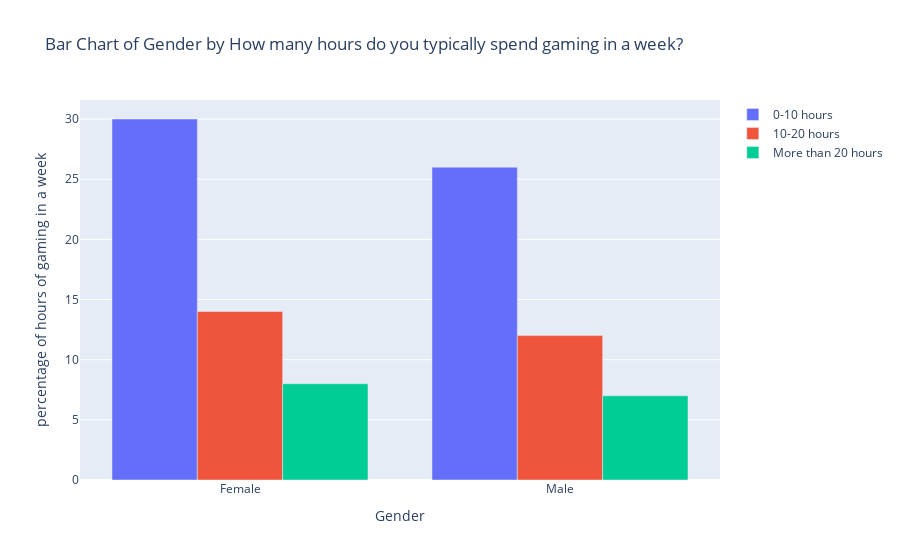

Notebook cell for this chart:
### Markdown cell above
<div 
style="
/* color:white;
background-color:#141414; */
color:black;
background-color:#d9d9d9;
border-radius:10px;
padding:1%;
font-size:1em;
border: 1px solid #3f37c9;
"> 
🔎 <b>We can see that:</b>
<ul>
    <li>53% of people in this dataset are Females.</li>
    <li>46% of people in this dataset are Males.</li>
</ul></div>

### Code cell
gender_col = df_coloumns[1]  # Gender column
hours_col = df_coloumns[4]  # hours column

# Group by Gender and hours, and count the percentage of occurrences
hours_counts = df.groupby([gender_col, hours_col]).size().fillna(0).unstack()
hours_counts = (hours_counts*100)//df.shape[0]

# Create the figure
fig = go.Figure()

# Add bars for each hours as separate traces, creating a stacked effect
for hours in hours_counts.columns:
    fig.add_trace(
        go.Bar(
            x=hours_counts.index,
            y=hours_counts[hours],
            name=str(hours),
            # marker_color="orange" if hours == True else "darkblue"  # Different colors for each hours
        )
    )

# Update layout with stacked option
fig.update_layout(
    title_text=f'Bar Chart of {gender_col} by {hours_col}',
    xaxis_title='Gender',
    yaxis_title='percentage of hours of gaming in a week',
)

fig.show()

### Figure 1 — Plotly figure (JSON) as saved in the notebook; plotly's stock layout.template omitted (floating-point values rounded to 4 significant figures)
{"data": [{"name": "0-10 hours", "type": "bar", "x": ["Female", "Male"], "y": [30, 26]}, {"name": "10-20 hours", "type": "bar", "x": ["Female", "Male"], "y": [14, 12]}, {"name": "More than 20 hours", "type": "bar", "x": ["Female", "Male"], "y": [8, 7]}], "layout": {"title": {"text": "Bar Chart of Gender by How many hours do you typically spend gaming in a week?"}, "xaxis": {"title": {"text": "Gender"}}, "yaxis": {"title": {"text": "percentage of hours of gaming in a week"}}}}
